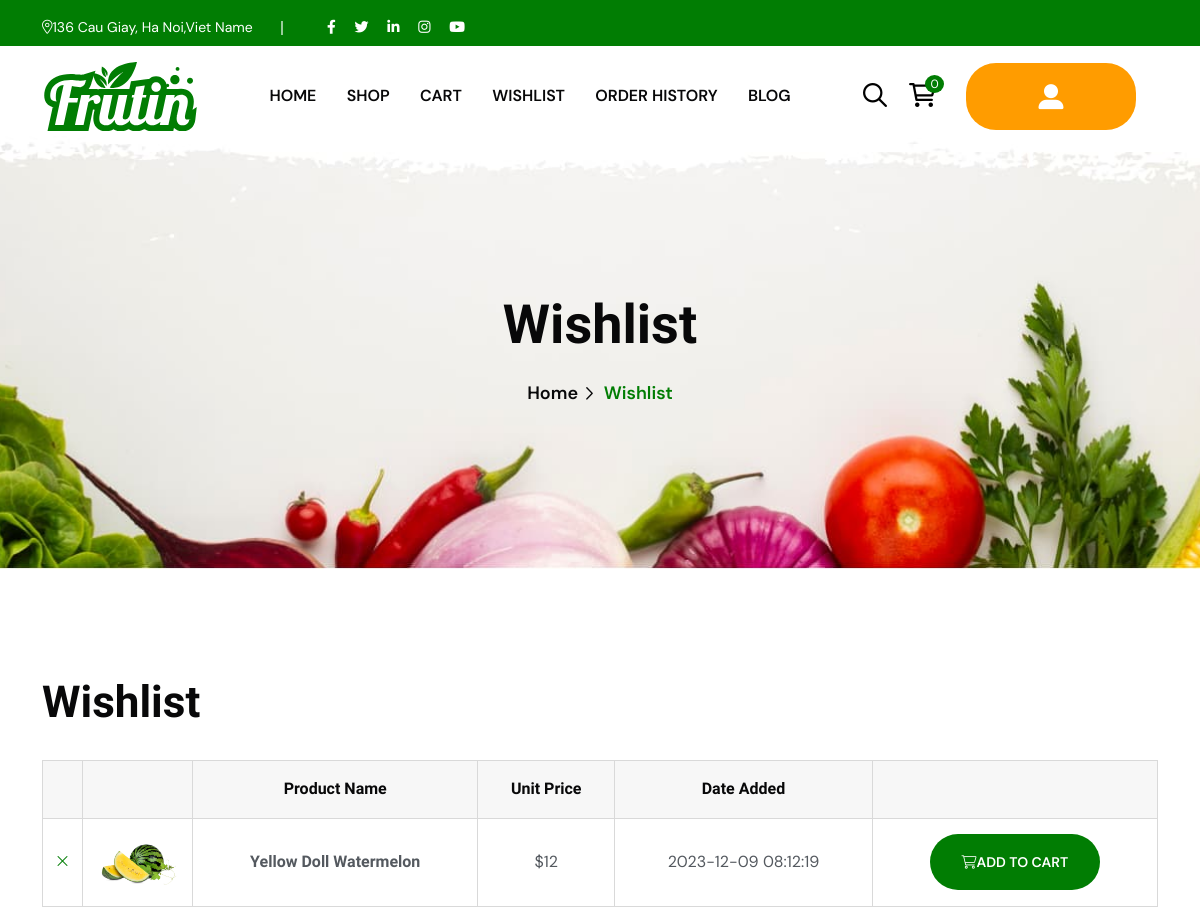
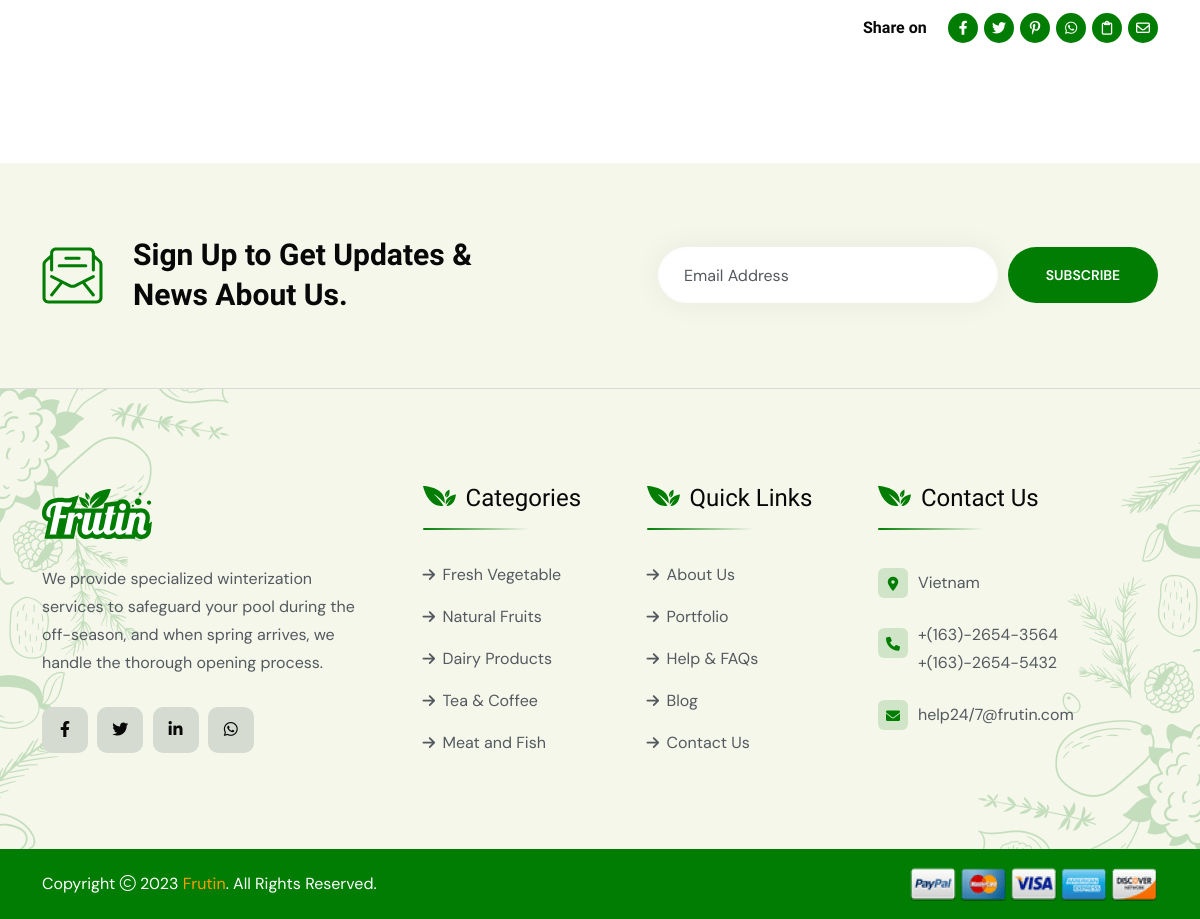
Screenshot of /index.php?act=wishlist (signed in) with the database file from the repository (2 pictures, top to bottom).
### tables this page shows
CREATE TABLE `wish_list` (
  `id_wish_lish` int(11) NOT NULL,
  `username` varchar(50) NOT NULL,
  `product_id` int(11) NOT NULL,
  `date_added` datetime NOT NULL
);

CREATE TABLE `product_image` (
  `id_image` int(11) NOT NULL,
  `product_id` int(11) NOT NULL,
  `image_path` varchar(400) NOT NULL,
  `main` int(1) NOT NULL DEFAULT 0
);

CREATE TABLE `product` (
  `product_id` int(11) NOT NULL,
  `name` varchar(255) NOT NULL,
  `price` int(8) NOT NULL,
  `desciption` text NOT NULL,
  `sub_category_id` int(11) NOT NULL
);

### model/pdo.php (called while the page is built, shortened)
<?php
function pdo_get_connection(){
    $servername = "localhost";
    $username = "root";
    $password = "";
    try {
        $conn = new PDO("mysql:host=$servername;dbname=longvlhph38689", $username, $password);
        $conn->setAttribute(PDO::ATTR_ERRMODE, PDO::ERRMODE_EXCEPTION);
        return $conn;
    } catch(PDOException $e) {
        echo "Connection failed: " . $e->getMessage();
    }
}
function pdo_query($sql){
    $sql_args=array_slice(func_get_args(),1);
    try{
        $conn=pdo_get_connection();
        $stmt=$conn->prepare($sql);
        $stmt->execute($sql_args);
        $rows=$stmt->fetchAll();
        return $rows;
    }
    catch(PDOException $e){
        throw $e;
    }
    finally{
        unset($conn);
    }
}

### model/product.php (called while the page is built, shortened)
<?php
function get_wish_list($username)
{
    $sql = "SELECT * FROM `wish_list` join `product` on wish_list.product_id = product.product_id join `product_image` on product.product_id = product_image.product_id where `username` = '$username' and `main` =1";
    return pdo_query($sql);
}

### wishlist.php (the view, shortened to what this page needs)
<!doctype html>
<html class="no-js" lang="zxx">
<head>
    <link rel="stylesheet" href="assets/css/app.min.css">
    <link rel="stylesheet" href="assets/css/fontawesome.min.css">
    <link rel="stylesheet" href="assets/css/style.css">
</head>
<body>
    <div class="breadcumb-wrapper" data-bg-src="assets/img/bg/breadcumb-bg.jpg">
        <div class="container">
            <div class="breadcumb-content">
                <h1 class="breadcumb-title">Wishlist</h1>
                <ul class="breadcumb-menu">
                    <li><a href="home-organic-farm.php">Home</a></li>
                    <li>Wishlist</li>
                </ul>
            </div>
        </div>
    </div>
    <div class="space">
        <div class="container">
            <div class="tinv-wishlist woocommerce tinv-wishlist-clear">
                <div class="tinv-header">
                    <h2 class="mb-30">Wishlist</h2>
                </div>
                <form action="#" method="post" autocomplete="off">
                    <table class="tinvwl-table-manage-list">
                        <thead>
                            <tr>
                                <th class="product-remove"></th>
                                <th class="product-thumbnail">&nbsp;</th>
                                <th class="product-name"><span class="tinvwl-full">Product Name</span><span class="tinvwl-mobile">Product</span></th>
                                <th class="product-price">Unit Price</th>
                                <th class="product-date">Date Added</th>
                                <th></th>
                            </tr>
                        </thead>
                        <tbody>
                            <?php foreach ($wish_list as $key => $value) : ?>
                                <tr class="wishlist_item">
                                    <td class="product-remove"><a href="removeWishlist.php?id_wish_list=<?= $value['id_wish_lish'] ?>" type="submit" name="tinvwl-remove" value="58" title="Remove"><i class="fal fa-times"></i></a></td>
                                    <td class="product-thumbnail"><a href="index.php?act=shop-details&&pro=<?= $value['product_id'] ?>"><img style="object-fit: cover;" src="assets/img/product/<?= $value['image_path'] ?>" class="attachment-woocommerce_thumbnail size-woocommerce_thumbnail" alt="image"></a></td>
                                    <td class="product-name"><a href="index.php?act=shop-details&&pro=<?= $value['product_id'] ?>"><?= $value['name'] ?></a></td>
                                    <td class="product-price"><span class="woocommerce-Price-amount amount"><bdi><span class="woocommerce-Price-currencySymbol">$</span><?= $value['price'] ?></bdi></span></td>
                                    <td class="product-date"><time class="entry-date" datetime="2021-11-21 03:54:24"><?= $value['date_added'] ?></time></td>
                                    <td class="product-action"><a href="index.php?act=shop-details&&pro=<?=$value['product_id'] ?>" class="button th-btn" name="tinvwl-add-to-cart"><i class="fal fa-shopping-cart"></i><span class="tinvwl-txt">Add to Cart</span></a></td>
                                </tr>
                            <?php endforeach; ?>
                        </tbody>
                    </table>
                </form>
                <div class="social-buttons"><span>Share on</span>
                    <ul>
                        <li><a href="https://www.facebook.com/sharer/sharer.php?u=permalink" class="social social-facebook" title="Facebook"><i class="fab fa-facebook-f"></i></a>
                        </li>
                        <li><a href="https://twitter.com/share?url=permalink" class="social social-twitter" title="Twitter"><i class="fab fa-twitter"></i></a></li>
                        <li><a href="http://pinterest.com/pin/create/button/?url=permalink" class="social social-pinterest" title="Pinterest"><i class="fab fa-pinterest-p"></i></a>
                        </li>
                        <li><a href="https://api.whatsapp.com/send?text=permalink" class="social social-whatsapp" title="WhatsApp"><i class="fab fa-whatsapp"></i></a></li>
                        <li><a href="http://vecurosoft.com/products/wordpress/foodelio/wishlist/974b61/" class="social social-clipboard" title="Clipboard"><i class="far fa-clipboard"></i></a>
                        </li>
                        <li><a href="mailto:?body=permalink" class="social social-email" title="Email"><i class="far fa-envelope"></i></a></li>
                    </ul>
                </div>
            </div>
        </div>
    </div>
</body>
</html>

### rows the page displays
wish_list: product_image.image_path (picture), product.name "Yellow Doll Watermelon", product.price "12", date_added "2023-12-09 08:12:19"
